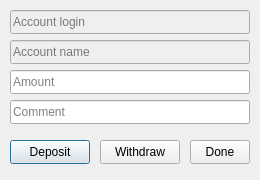
<?xml version="1.0" encoding="UTF-8"?>
<ui version="4.0">
 <class>TraderCapital</class>
 <widget class="QWidget" name="TraderCapital">
  <property name="geometry">
   <rect>
    <x>0</x>
    <y>0</y>
    <width>260</width>
    <height>180</height>
   </rect>
  </property>
  <property name="windowTitle">
   <string>Account Deposit/Withdraw</string>
  </property>
  <widget class="QLineEdit" name="Account">
   <property name="enabled">
    <bool>false</bool>
   </property>
   <property name="geometry">
    <rect>
     <x>10</x>
     <y>10</y>
     <width>240</width>
     <height>24</height>
    </rect>
   </property>
   <property name="placeholderText">
    <string>Account login</string>
   </property>
  </widget>
  <widget class="QLineEdit" name="Name">
   <property name="enabled">
    <bool>false</bool>
   </property>
   <property name="geometry">
    <rect>
     <x>10</x>
     <y>40</y>
     <width>240</width>
     <height>24</height>
    </rect>
   </property>
   <property name="placeholderText">
    <string>Account name</string>
   </property>
  </widget>
  <widget class="QLineEdit" name="Amount">
   <property name="geometry">
    <rect>
     <x>10</x>
     <y>70</y>
     <width>240</width>
     <height>24</height>
    </rect>
   </property>
   <property name="placeholderText">
    <string>Amount</string>
   </property>
  </widget>
  <widget class="QLineEdit" name="Comment">
   <property name="geometry">
    <rect>
     <x>10</x>
     <y>100</y>
     <width>240</width>
     <height>24</height>
    </rect>
   </property>
   <property name="placeholderText">
    <string>Comment</string>
   </property>
  </widget>
  <widget class="QPushButton" name="Deposit">
   <property name="geometry">
    <rect>
     <x>10</x>
     <y>140</y>
     <width>80</width>
     <height>24</height>
    </rect>
   </property>
   <property name="text">
    <string>Deposit</string>
   </property>
   <property name="default">
    <bool>true</bool>
   </property>
  </widget>
  <widget class="QPushButton" name="Withdraw">
   <property name="geometry">
    <rect>
     <x>100</x>
     <y>140</y>
     <width>80</width>
     <height>24</height>
    </rect>
   </property>
   <property name="text">
    <string>Withdraw</string>
   </property>
  </widget>
  <widget class="QPushButton" name="Done">
   <property name="geometry">
    <rect>
     <x>190</x>
     <y>140</y>
     <width>60</width>
     <height>24</height>
    </rect>
   </property>
   <property name="text">
    <string>Done</string>
   </property>
  </widget>
 </widget>
 <resources/>
 <connections>
  <connection>
   <sender>Deposit</sender>
   <signal>clicked()</signal>
   <receiver>TraderCapital</receiver>
   <slot>deposit()</slot>
   <hints>
    <hint type="sourcelabel">
     <x>49</x>
     <y>151</y>
    </hint>
    <hint type="destinationlabel">
     <x>129</x>
     <y>89</y>
    </hint>
   </hints>
  </connection>
  <connection>
   <sender>Withdraw</sender>
   <signal>clicked()</signal>
   <receiver>TraderCapital</receiver>
   <slot>withdraw()</slot>
   <hints>
    <hint type="sourcelabel">
     <x>139</x>
     <y>151</y>
    </hint>
    <hint type="destinationlabel">
     <x>129</x>
     <y>89</y>
    </hint>
   </hints>
  </connection>
  <connection>
   <sender>Done</sender>
   <signal>clicked()</signal>
   <receiver>TraderCapital</receiver>
   <slot>done()</slot>
   <hints>
    <hint type="sourcelabel">
     <x>219</x>
     <y>151</y>
    </hint>
    <hint type="destinationlabel">
     <x>129</x>
     <y>89</y>
    </hint>
   </hints>
  </connection>
 </connections>
</ui>
